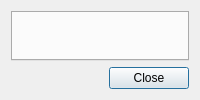
<?xml version="1.0" encoding="UTF-8"?>
<ui version="4.0">
 <class>CheatsManager</class>
 <widget class="QDialog" name="CheatsManager">
  <property name="windowTitle">
   <string>Cheats Manager</string>
  </property>
  <layout class="QVBoxLayout" name="mainLayout">
   <item>
    <widget class="PartiallyClosableTabWidget" name="tabWidget"/>
   </item>
   <item>
    <widget class="QDialogButtonBox" name="buttonBox">
     <property name="standardButtons">
      <set>QDialogButtonBox::StandardButton::Close</set>
     </property>
    </widget>
   </item>
  </layout>
 </widget>
 <customwidgets>
  <customwidget>
   <class>PartiallyClosableTabWidget</class>
   <extends>QTabWidget</extends>
   <header>DolphinQt/QtUtils/PartiallyClosableTabWidget.h</header>
   <container>1</container>
  </customwidget>
 </customwidgets>
 <tabstops>
  <tabstop>tabWidget</tabstop>
 </tabstops>
 <resources/>
 <connections/>
</ui>
